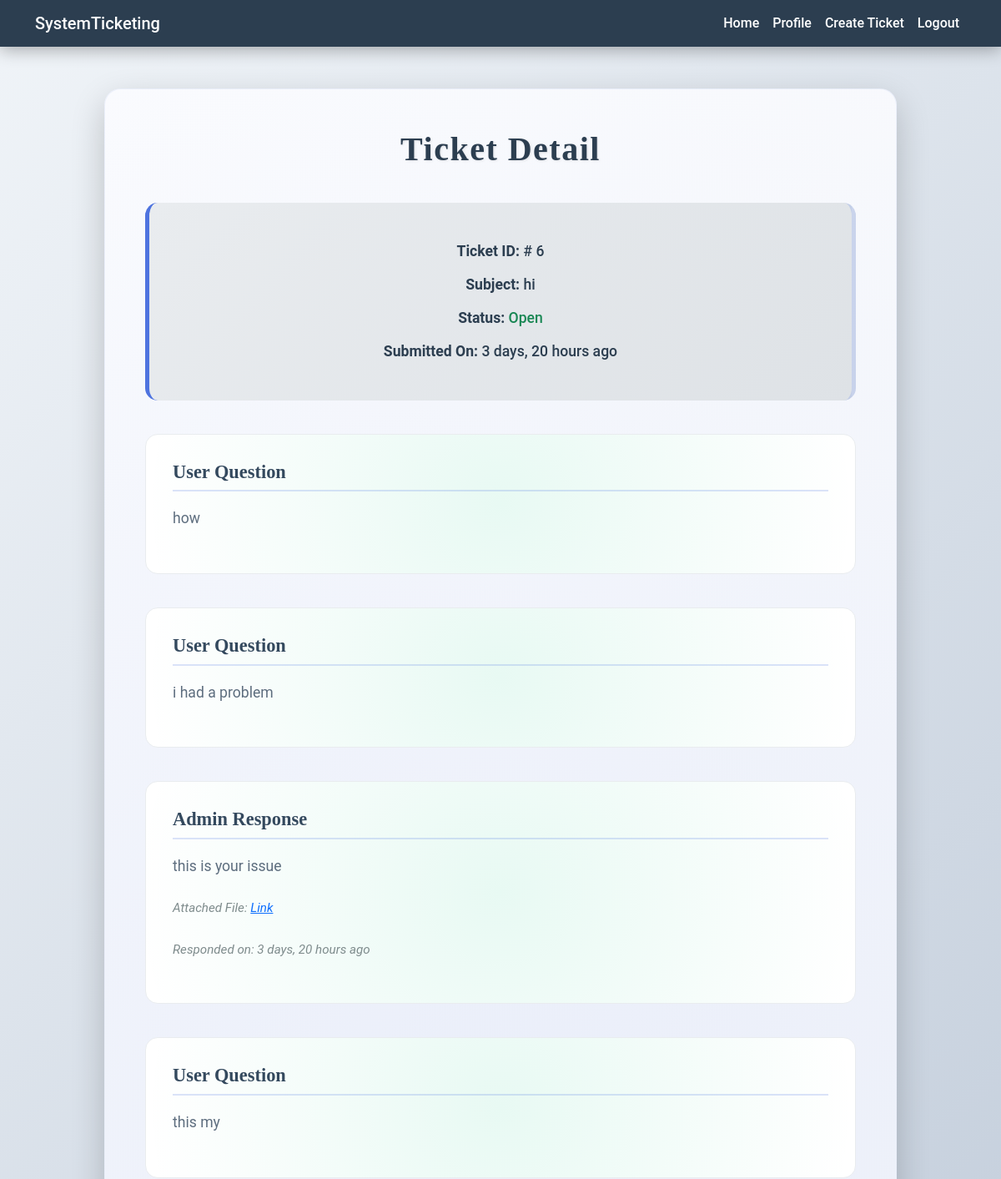
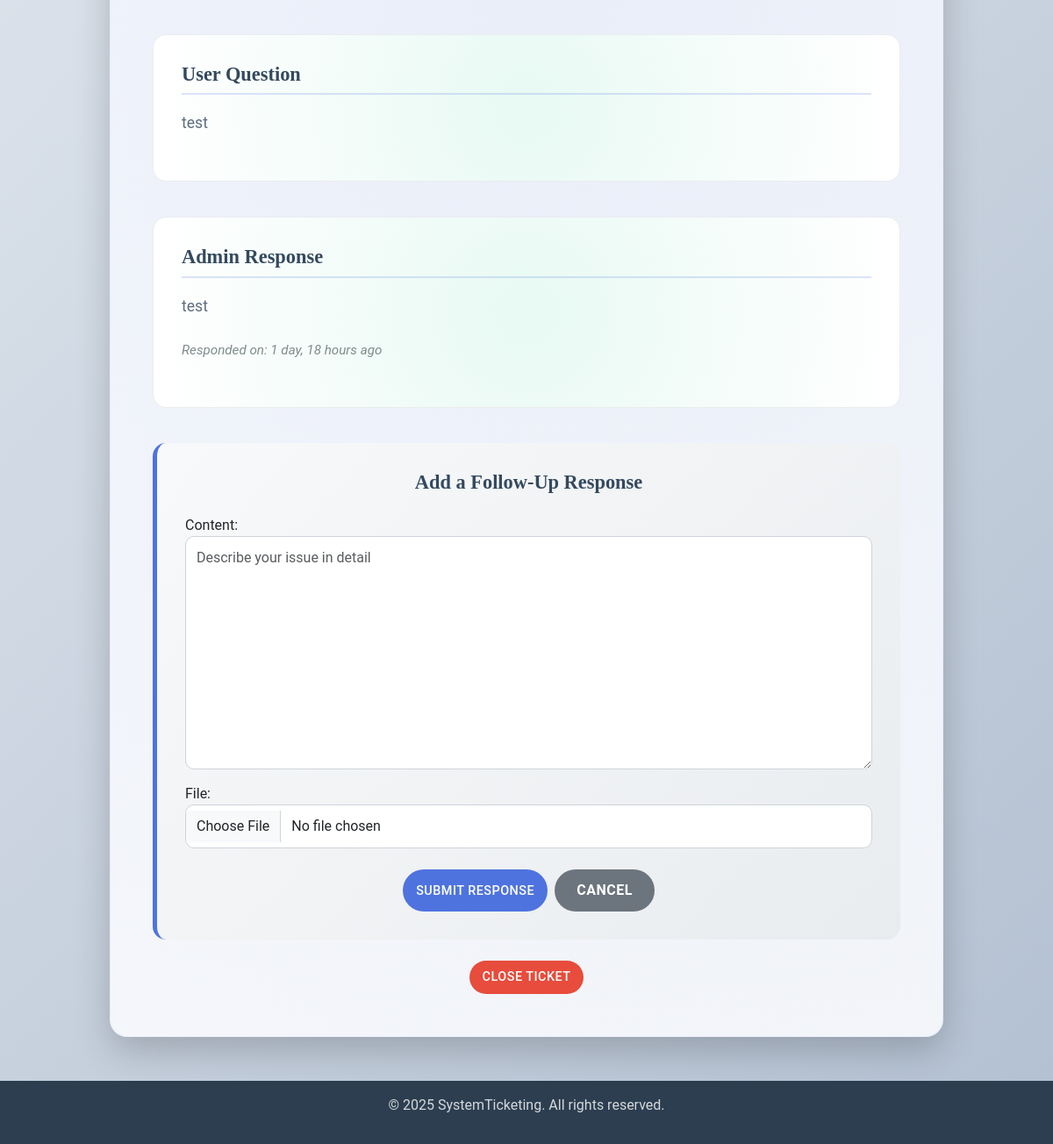
Page /ticket/detail/6/ (signed in) on the committed database (2 pictures, top to bottom).
### ticket/models.py (models this page shows, shortened)
class TimeStampedModel(models.Model):
    created_at = models.DateTimeField(auto_now_add=True)
    updated_at = models.DateTimeField(auto_now=True)
    class Meta:
        abstract = True

class Ticket(TimeStampedModel):
    subject = models.CharField(max_length=200)
    description = models.TextField()
    user = models.ForeignKey(User, on_delete=models.CASCADE, related_name='user_ticket')
    file = models.FileField(upload_to='tickets/%Y/%m/%d', null=True, blank=True)
    status = models.CharField(max_length=50, choices=STARTS_CHOICES, default='Open')

class Messages(TimeStampedModel):
    ticket = models.ForeignKey(Ticket, on_delete=models.CASCADE, related_name='messages')
    sender = models.ForeignKey(User, on_delete=models.CASCADE, related_name='user_messages')
    content = models.TextField()
    file = models.FileField(upload_to='tickets/%Y/%m/%d', null=True, blank=True)
    is_admin_response = models.BooleanField(default=False)

### ticket/views.py (the view, shortened to what this page needs)
# urls.py: path('detail/<ticket_id>/', views.TicketDetailView.as_view(), name='ticket-detail'),
class TicketDetailView(LoginRequiredMixin, View):
    template_name = 'ticket/ticket-detail.html'
    form_class = MessageForm
    def setup(self, request, *args, **kwargs):
        self.user_ticket = get_object_or_404(Ticket, id=kwargs['ticket_id'])
        super().setup(request, *args, **kwargs)
    def dispatch(self, request, *args, **kwargs):
        if not (request.user == self.user_ticket.user or request.user.is_staff):
            messages.error(request, 'You are not authorized to view this ticket.', 'danger')
            return redirect('home:home')
        return super().dispatch(request, *args, **kwargs)
    def get(self, request, *args, **kwargs):
        form = self.form_class()
        user_ticket = self.user_ticket
        return render(request, self.template_name, {'ticket': user_ticket, 'form': form})

### ticket/forms.py
class MessageForm(forms.ModelForm):
    class Meta:
        model = Messages
        fields = ['content', 'file']
        widgets = {
            'content': forms.Textarea(
                attrs={'class': 'form-control', 'placeholder': 'Describe your issue in detail'}),
            'file': forms.FileInput(attrs={'class': 'form-control'}),
        }

### ticket/templates/ticket/ticket-detail.html (shortened to what this page needs)
{% extends 'main.html' %}
{% block main %}
    <div class="content">
        <div class="ticket-detail-card">
            <h2>Ticket Detail</h2>
            <div class="ticket-info">
                <p><strong>Ticket ID:</strong> # {{ ticket.id }}</p>
                <p><strong>Subject:</strong> {{ ticket.subject }}</p>
                <p><strong>Status:</strong> {% if ticket.status == 'Closed' %}
                    <span class="text-danger">{{ ticket.status }}</span>
                {% else %}
                    <span class="text-success">{{ ticket.status }}</span>
                {% endif %} </p>
                <p><strong>Submitted On:</strong> {{ ticket.created_at|timesince }} ago</p>
            </div>
            <div class="ticket-section">
                <h4>User Question</h4>
                <p>
                    {{ ticket.description }}
                </p>
            </div>
            {% for message in ticket.messages.all %}
                {% if message.is_admin_response  %}
                    <div class="ticket-section">
                        <h4>Admin Response</h4>
                        <p>
                            {{ message.content }}
                        </p>
                        {% if message.file %}
                            <p><em>Attached File: <a href="{{ message.file.url }}">Link</a></em></p>
                        {% endif %}
                        <p><em>Responded on: {{ message.created_at|timesince }} ago</em></p>
                    </div>
                {% else %}
                    <div class="ticket-section">
                        <h4>User Question</h4>
                        <p>
                            {{ message.content }}
                        </p>
                    </div>
                {% endif %}
            {% endfor %}
            {% if not ticket.status == "Closed" %}
                <div class="response-form">
                    <h4>Add a Follow-Up Response</h4>
                    <form action="" method="post" enctype="multipart/form-data">
                        {{ form.as_p }}
                        <div class="button-group">
                            <button type="submit" class="btn btn-primary">Submit Response</button>
                            <a href="{% url 'home:profile' request.user.username %}"
                               class="btn btn-secondary">Cancel</a>
                        </div>
                    </form>
                </div>
                <div class="text-center mt-4">
                    <a href="{% url 'ticket:ticket-close' ticket.id %}">
                        <button type="button" class="btn btn-danger">
                            Close Ticket
                        </button>
                    </a>
                </div>
            {% endif %}
        </div>
    </div>
{% endblock %}

### rows in the picture
Ticket: id "6", subject "hi", status "Open", created_at "3 days, 20 hours", description "how"
Messages: content "i had a problem"
Messages: content "this is your issue", created_at "3 days, 20 hours"
Messages: content "this my"
Messages: content "test"
Messages: content "test", created_at "1 day, 18 hours"
